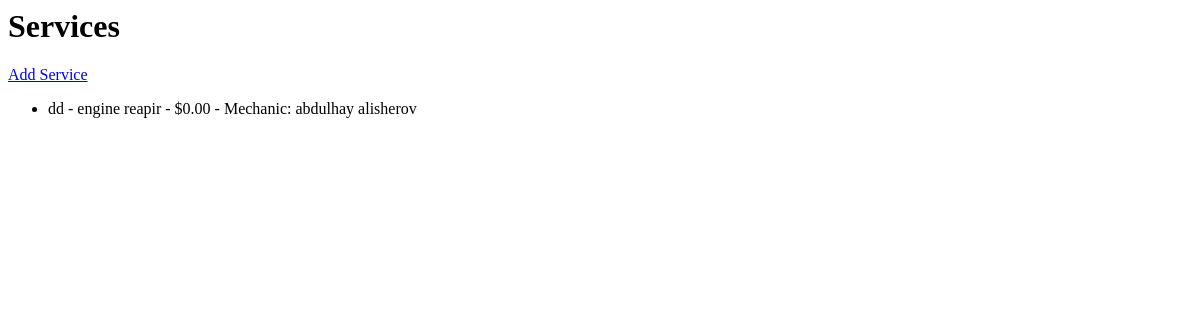
/services/, run on an earlier commit of the app's database.
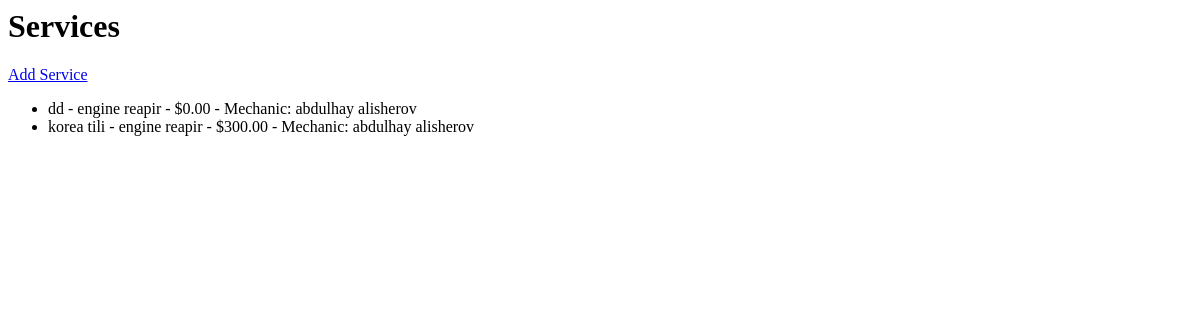
And on a later commit of the database.
### service_app/models.py (models this page shows, shortened)
class Service(models.Model):
    name = models.CharField(max_length=100)
    category = models.ForeignKey(
        ServiceCategory,
        on_delete=models.CASCADE,
        related_name='services'
    )
    price = models.DecimalField(max_digits=10, decimal_places=2)
    description = models.TextField(blank=True)
    is_available = models.BooleanField(default=True)
    mechanic = models.ForeignKey(
        Mechanic,
        on_delete=models.SET_NULL,
        null=True,
        blank=True,
        related_name='services_fk'
    )
    created_at = models.DateTimeField(auto_now_add=True)

class ServiceCategory(models.Model):
    name = models.CharField(max_length=100)

class Mechanic(models.Model):
    full_name = models.CharField(max_length=100)
    experience = models.PositiveIntegerField(default=0)
    phone = models.CharField(max_length=20)
    is_active = models.BooleanField(default=True)
    services = models.ManyToManyField(
        'Service',
        blank=True,
        related_name='mechanics_m2m'
    )
    def __str__(self):
        return self.full_name

### service_app/views.py (the view)
# urls.py: path('services/', views.service_list, name='service_list'),
def service_list(request):
    services = Service.objects.all()
    return render(request, 'service_app/service_list.html', {'services': services})

### service_app/templates/service_app/service_list.html
<h1>Services</h1>
<a href="{% url 'add_service' %}">Add Service</a>
<ul>
  {% for service in services %}
    <li>
      {{ service.name }} - {{ service.category.name }} - ${{ service.price }}
      - Mechanic: {{ service.mechanic }}
    </li>
  {% empty %}
    <li>No services yet.</li>
  {% endfor %}
</ul>

What changed in the data, as far as the page shows it:
added Service: name "korea tili", category.name "engine reapir", price "300.00", mechanic "abdulhay alisherov"
